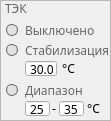
   <widget class="QFrame" name="tecFrame">
    <property name="geometry">
     <rect>
      <x>20</x>
      <y>420</y>
      <width>111</width>
      <height>121</height>
     </rect>
    </property>
    <property name="font">
     <font>
      <family>Yu Gothic UI Light</family>
      <pointsize>10</pointsize>
     </font>
    </property>
    <property name="styleSheet">
     <string notr="true">QRadioButton {
	spacing: 7px;
	padding: 1px;
}

QRadioButton::unchecked:hover {
	color: rgb(0, 159, 168);
}

QRadioButton:unchecked {
	color: #666666;
}

QRadioButton:checked {
	color: #000000;
}

QRadioButton::indicator {
	width: 10px;
	height: 10px;
	border: 1px solid #666666;
	border-radius: 6px;
	background: #E2E2E2;
}

QRadioButton::indicator:checked {
	background-color: rgba(0, 159, 168, 255);
	border-color: #181199;
}

QRadioButton::indicator:hover {
	border-color: rgb(0, 159, 168);
}</string>
    </property>
    <property name="frameShape">
     <enum>QFrame::StyledPanel</enum>
    </property>
    <property name="frameShadow">
     <enum>QFrame::Raised</enum>
    </property>
    <widget class="QRadioButton" name="stabTempRadioButton">
     <property name="geometry">
      <rect>
       <x>5</x>
       <y>40</y>
       <width>111</width>
       <height>20</height>
      </rect>
     </property>
     <property name="font">
      <font>
       <family>Yu Gothic UI Light</family>
       <pointsize>9</pointsize>
      </font>
     </property>
     <property name="text">
      <string>Стабилизация</string>
     </property>
    </widget>
    <widget class="QRadioButton" name="offTempRadioButton">
     <property name="geometry">
      <rect>
       <x>5</x>
       <y>20</y>
       <width>111</width>
       <height>20</height>
      </rect>
     </property>
     <property name="font">
      <font>
       <family>Yu Gothic UI Light</family>
       <pointsize>9</pointsize>
      </font>
     </property>
     <property name="tabletTracking">
      <bool>false</bool>
     </property>
     <property name="autoFillBackground">
      <bool>false</bool>
     </property>
     <property name="text">
      <string>Выключено</string>
     </property>
    </widget>
    <widget class="QRadioButton" name="rangeTempRadioButton">
     <property name="geometry">
      <rect>
       <x>5</x>
       <y>80</y>
       <width>89</width>
       <height>20</height>
      </rect>
     </property>
     <property name="font">
      <font>
       <family>Yu Gothic UI Light</family>
       <pointsize>9</pointsize>
      </font>
     </property>
     <property name="text">
      <string>Диапазон</string>
     </property>
    </widget>
    <widget class="QLabel" name="tecLabel">
     <property name="geometry">
      <rect>
       <x>5</x>
       <y>0</y>
       <width>91</width>
       <height>16</height>
      </rect>
     </property>
     <property name="font">
      <font>
       <family>Yu Gothic UI Semibold</family>
       <pointsize>9</pointsize>
       <bold>false</bold>
      </font>
     </property>
     <property name="styleSheet">
      <string notr="true">QLabel {
	color: #666666;
}</string>
     </property>
     <property name="text">
      <string>ТЭК</string>
     </property>
    </widget>
    <widget class="QLabel" name="stabTempDegreesLabel">
     <property name="enabled">
      <bool>true</bool>
     </property>
     <property name="geometry">
      <rect>
       <x>58</x>
       <y>60</y>
       <width>21</width>
       <height>16</height>
      </rect>
     </property>
     <property name="font">
      <font>
       <family>Yu Gothic UI Light</family>
       <pointsize>9</pointsize>
      </font>
     </property>
     <property name="layoutDirection">
      <enum>Qt::RightToLeft</enum>
     </property>
     <property name="text">
      <string>°С</string>
     </property>
     <property name="alignment">
      <set>Qt::AlignCenter</set>
     </property>
    </widget>
    <widget class="QLabel" name="rangeTempHyphenLabel">
     <property name="enabled">
      <bool>true</bool>
     </property>
     <property name="geometry">
      <rect>
       <x>46</x>
       <y>100</y>
       <width>16</width>
       <height>16</height>
      </rect>
     </property>
     <property name="font">
      <font>
       <family>Yu Gothic UI Light</family>
       <pointsize>9</pointsize>
      </font>
     </property>
     <property name="layoutDirection">
      <enum>Qt::RightToLeft</enum>
     </property>
     <property name="text">
      <string>-</string>
     </property>
     <property name="alignment">
      <set>Qt::AlignCenter</set>
     </property>
    </widget>
    <widget class="QLabel" name="rangeTempDegreesLabel">
     <property name="enabled">
      <bool>true</bool>
     </property>
     <property name="geometry">
      <rect>
       <x>83</x>
       <y>100</y>
       <width>21</width>
       <height>16</height>
      </rect>
     </property>
     <property name="font">
      <font>
       <family>Yu Gothic UI Light</family>
       <pointsize>9</pointsize>
      </font>
     </property>
     <property name="layoutDirection">
      <enum>Qt::RightToLeft</enum>
     </property>
     <property name="text">
      <string>°С</string>
     </property>
     <property name="alignment">
      <set>Qt::AlignCenter</set>
     </property>
    </widget>
    <widget class="QDoubleSpinBox" name="stabTempDoubleSpinBox">
     <property name="geometry">
      <rect>
       <x>25</x>
       <y>60</y>
       <width>32</width>
       <height>17</height>
      </rect>
     </property>
     <property name="font">
      <font>
       <family>Yu Gothic UI Light</family>
      </font>
     </property>
     <property name="alignment">
      <set>Qt::AlignCenter</set>
     </property>
     <property name="buttonSymbols">
      <enum>QAbstractSpinBox::NoButtons</enum>
     </property>
     <property name="decimals">
      <number>1</number>
     </property>
     <property name="maximum">
      <double>80.000000000000000</double>
     </property>
     <property name="singleStep">
      <double>0.100000000000000</double>
     </property>
     <property name="value">
      <double>30.000000000000000</double>
     </property>
    </widget>
    <widget class="QSpinBox" name="rangeTempMinSpinBox">
     <property name="geometry">
      <rect>
       <x>25</x>
       <y>100</y>
       <width>25</width>
       <height>17</height>
      </rect>
     </property>
     <property name="font">
      <font>
       <family>Yu Gothic UI Light</family>
      </font>
     </property>
     <property name="alignment">
      <set>Qt::AlignCenter</set>
     </property>
     <property name="buttonSymbols">
      <enum>QAbstractSpinBox::NoButtons</enum>
     </property>
     <property name="minimum">
      <number>-60</number>
     </property>
     <property name="maximum">
      <number>80</number>
     </property>
     <property name="value">
      <number>25</number>
     </property>
    </widget>
    <widget class="QSpinBox" name="rangeTempMaxSpinBox">
     <property name="geometry">
      <rect>
       <x>59</x>
       <y>100</y>
       <width>25</width>
       <height>17</height>
      </rect>
     </property>
     <property name="font">
      <font>
       <family>Yu Gothic UI Light</family>
      </font>
     </property>
     <property name="alignment">
      <set>Qt::AlignCenter</set>
     </property>
     <property name="buttonSymbols">
      <enum>QAbstractSpinBox::NoButtons</enum>
     </property>
     <property name="minimum">
      <number>-60</number>
     </property>
     <property name="maximum">
      <number>80</number>
     </property>
     <property name="value">
      <number>35</number>
     </property>
    </widget>
   </widget>
